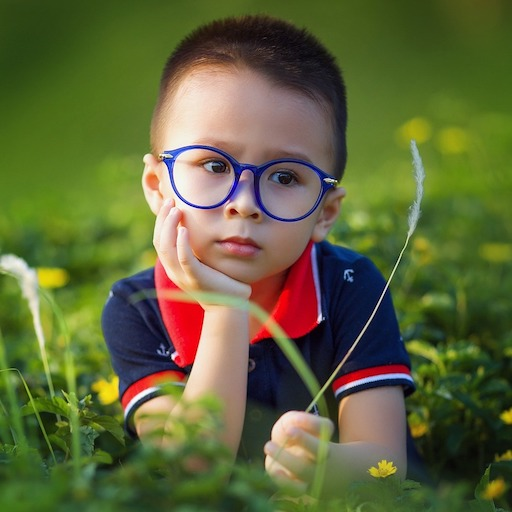
//> input picture imageTransform/sample.jpg, 512 x 512 px
$ ./warpAffine   (built with g++ and OpenCV 4)
//> lines starting //> are read from the running program, lines starting //| are printed output that depends on the picture
#include <opencv2/core/core.hpp>
#include <opencv2/highgui/highgui.hpp>
#include <opencv2/imgproc/imgproc.hpp>
#include <iostream>
#include <cmath>
#include <vector>

using namespace cv;
using namespace std;

int main(void) {

  Mat image, result, result2;

  image = imread("sample.jpg", IMREAD_COLOR);
//> image is the input picture: 512 rows x 512 cols, CV_8UC3; mean B, G, R 57.8, 101.6, 95.4

  if(image.empty()) {
    cout <<  "Image Not Found." << endl;
    return EXIT_FAILURE; }

  Mat warpMat = (Mat_<double>(2, 3) << 1.2, 0.2, 2, -0.3, 1.3, 1);
  Mat warpMat2 = (Mat_<double>(2, 3) << 1.2, 0.3, 2, 0.2, 1.3, 1);

  warpAffine(image, result, warpMat, Size(1.5 * image.rows, 1.4 * image.cols),  INTER_LINEAR, BORDER_REFLECT_101);
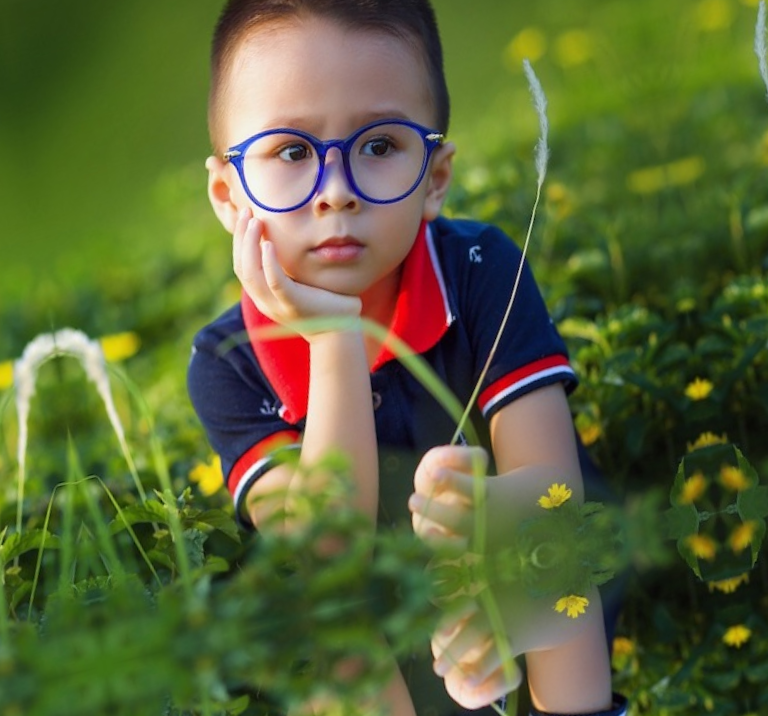
//> result: 716 rows x 768 cols, CV_8UC3; mean B, G, R 55.5, 101, 91.3
  warpAffine(image, result2, warpMat2, Size(1.5 * image.rows, 1.4 * image.cols), INTER_LINEAR, BORDER_REFLECT_101);
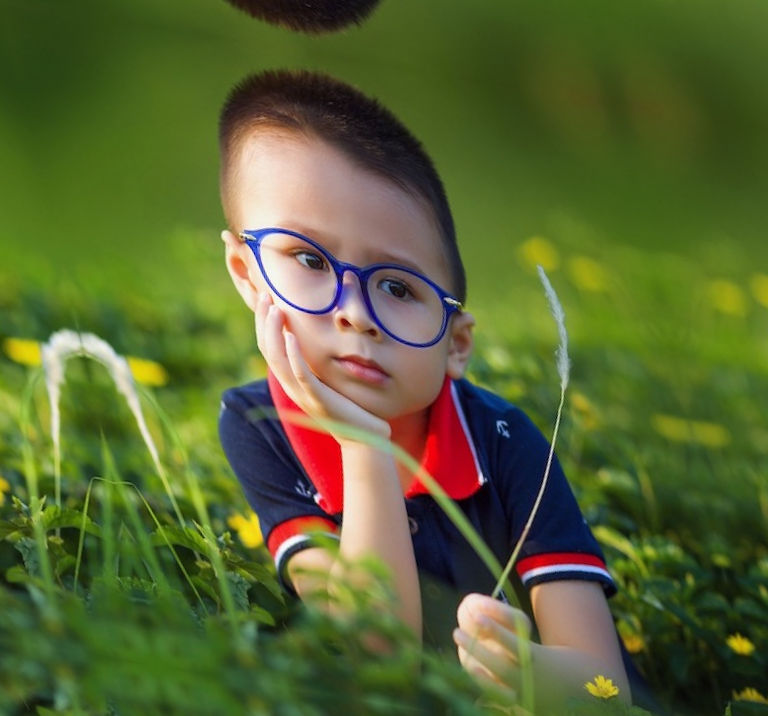
//> result2: 716 rows x 768 cols, CV_8UC3; mean B, G, R 50.4, 100.6, 88.7

  imshow("Original Image", image);
  imshow("Warped Image", result);
  imshow("Warped Image - 2", result2);
  waitKey(0);
  return EXIT_SUCCESS;
}
